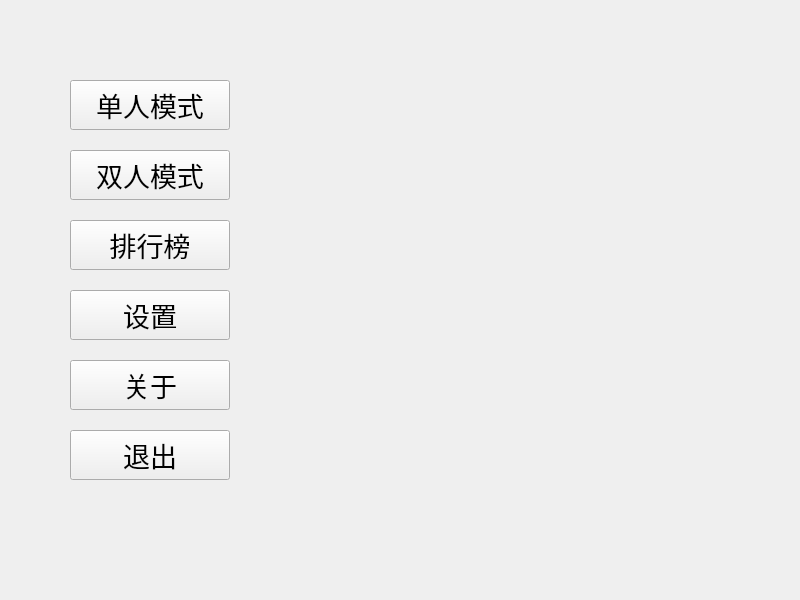
<?xml version="1.0" encoding="UTF-8"?>
<ui version="4.0">
 <class>LinkGame</class>
 <widget class="QMainWindow" name="LinkGame">
  <property name="geometry">
   <rect>
    <x>0</x>
    <y>0</y>
    <width>800</width>
    <height>600</height>
   </rect>
  </property>
  <property name="windowTitle">
   <string>LinkGame</string>
  </property>
  <widget class="QWidget" name="centralwidget">
   <widget class="QPushButton" name="onePersonButton">
    <property name="geometry">
     <rect>
      <x>70</x>
      <y>80</y>
      <width>160</width>
      <height>50</height>
     </rect>
    </property>
    <property name="font">
     <font>
      <family>楷体</family>
      <pointsize>20</pointsize>
     </font>
    </property>
    <property name="text">
     <string>单人模式</string>
    </property>
   </widget>
   <widget class="QPushButton" name="twoPersonButton">
    <property name="geometry">
     <rect>
      <x>70</x>
      <y>150</y>
      <width>160</width>
      <height>50</height>
     </rect>
    </property>
    <property name="font">
     <font>
      <family>楷体</family>
      <pointsize>20</pointsize>
     </font>
    </property>
    <property name="text">
     <string>双人模式</string>
    </property>
   </widget>
   <widget class="QPushButton" name="setButton">
    <property name="geometry">
     <rect>
      <x>70</x>
      <y>290</y>
      <width>160</width>
      <height>50</height>
     </rect>
    </property>
    <property name="font">
     <font>
      <family>楷体</family>
      <pointsize>20</pointsize>
     </font>
    </property>
    <property name="text">
     <string>设置</string>
    </property>
   </widget>
   <widget class="QPushButton" name="aboutButton">
    <property name="geometry">
     <rect>
      <x>70</x>
      <y>360</y>
      <width>160</width>
      <height>50</height>
     </rect>
    </property>
    <property name="font">
     <font>
      <family>楷体</family>
      <pointsize>20</pointsize>
     </font>
    </property>
    <property name="text">
     <string>关于</string>
    </property>
   </widget>
   <widget class="QPushButton" name="exitButton">
    <property name="geometry">
     <rect>
      <x>70</x>
      <y>430</y>
      <width>160</width>
      <height>50</height>
     </rect>
    </property>
    <property name="font">
     <font>
      <family>楷体</family>
      <pointsize>20</pointsize>
     </font>
    </property>
    <property name="text">
     <string>退出</string>
    </property>
   </widget>
   <widget class="QLabel" name="background_label">
    <property name="geometry">
     <rect>
      <x>0</x>
      <y>0</y>
      <width>800</width>
      <height>600</height>
     </rect>
    </property>
    <property name="font">
     <font>
      <family>Agency FB</family>
      <pointsize>20</pointsize>
     </font>
    </property>
    <property name="text">
     <string/>
    </property>
    <property name="pixmap">
     <pixmap resource="Voice.qrc">:/image/background/background3.jpg</pixmap>
    </property>
    <property name="scaledContents">
     <bool>true</bool>
    </property>
   </widget>
   <widget class="QPushButton" name="ranking_List_Button">
    <property name="geometry">
     <rect>
      <x>70</x>
      <y>220</y>
      <width>160</width>
      <height>50</height>
     </rect>
    </property>
    <property name="font">
     <font>
      <family>楷体</family>
      <pointsize>20</pointsize>
     </font>
    </property>
    <property name="text">
     <string>排行榜</string>
    </property>
   </widget>
   <zorder>background_label</zorder>
   <zorder>onePersonButton</zorder>
   <zorder>twoPersonButton</zorder>
   <zorder>setButton</zorder>
   <zorder>aboutButton</zorder>
   <zorder>exitButton</zorder>
   <zorder>ranking_List_Button</zorder>
  </widget>
 </widget>
 <resources>
  <include location="Voice.qrc"/>
 </resources>
 <connections/>
</ui>
